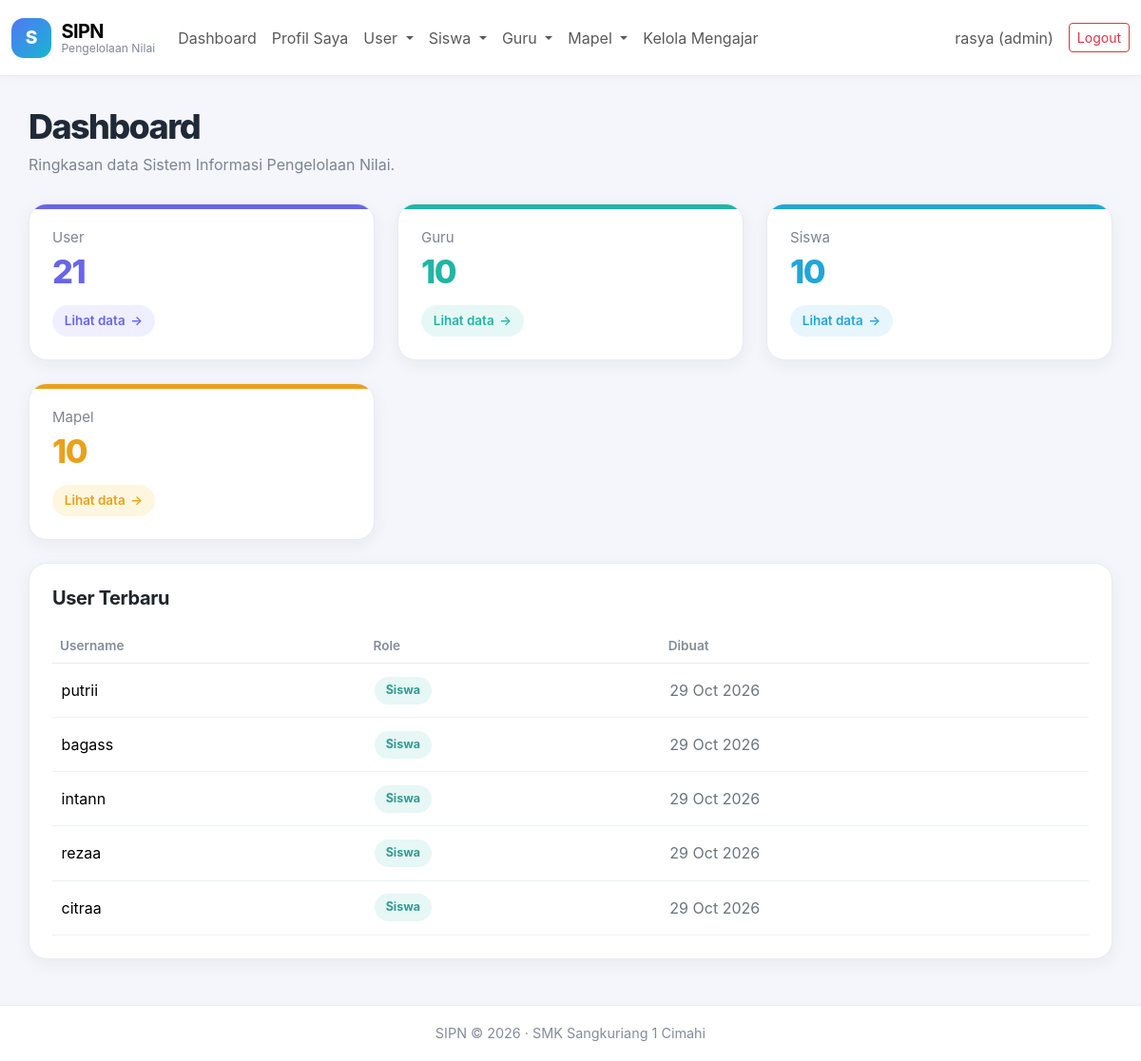
The app's page /dashboard.php (signed in) with its own data.
### tables this page shows
CREATE TABLE `users` (
  `id` int(11) NOT NULL,
  `username` varchar(50) NOT NULL,
  `password` varchar(255) NOT NULL,
  `role` enum('admin','guru','siswa') NOT NULL,
  `created_at` timestamp NOT NULL DEFAULT current_timestamp()
);

### koneksi.php (called while the page is built, shortened)
<?php
function e($teks)
{
    return htmlspecialchars((string)$teks, ENT_QUOTES, 'UTF-8');
}
function siapkan($koneksi, $sql, $types = "", ...$params)
{
    $stmt = mysqli_prepare($koneksi, $sql);
    if (!mysqli_stmt_execute($stmt)) {
        mysqli_stmt_close($stmt);
        return false;
    }
    return $stmt;
}
function ambil_satu($koneksi, $sql, $types = "", ...$params)
{
    $stmt = siapkan($koneksi, $sql, $types, ...$params);
    $hasil = mysqli_stmt_get_result($stmt);
    $data = $hasil ? mysqli_fetch_assoc($hasil) : null;
    return $data;
}
function ambil_semua($koneksi, $sql, $types = "", ...$params)
{
    $stmt = siapkan($koneksi, $sql, $types, ...$params);
    $hasil = mysqli_stmt_get_result($stmt);
    $data = $hasil ? mysqli_fetch_all($hasil, MYSQLI_ASSOC) : [];
    return $data;
}
?>

### dashboard.php (the view, shortened to what this page needs)
<?php
require_once "koneksi.php";
$role = $_SESSION['role'] ?? '';
function total_data($koneksi, $sql, $types = "", ...$params) {
    $row = ambil_satu($koneksi, $sql, $types, ...$params);
    return (int)($row['total'] ?? 0);
}
$jumlah_user = 0;
$jumlah_guru = 0;
$jumlah_siswa = 0;
$jumlah_mapel = 0;
$user_terbaru = [];
if ($role === 'admin') {
    $jumlah_user  = total_data($koneksi, "SELECT COUNT(*) AS total FROM users");
    $jumlah_guru  = total_data($koneksi, "SELECT COUNT(*) AS total FROM guru");
    $jumlah_siswa = total_data($koneksi, "SELECT COUNT(*) AS total FROM siswa");
    $jumlah_mapel = total_data($koneksi, "SELECT COUNT(*) AS total FROM mapel");
    $user_terbaru = ambil_semua($koneksi, "SELECT username, role, created_at FROM users ORDER BY id DESC LIMIT 5");
}
require "navbar.php";
?>
<main class="dashboard-wrap">
    <h1 class="dashboard-heading">Dashboard</h1>
    <p class="dashboard-subtitle">Ringkasan data Sistem Informasi Pengelolaan Nilai.</p>
    <div class="row g-3 g-lg-4 mb-4">
        <?php if ($role === 'admin'): ?>
        <div class="col-6 col-lg-4">
            <div class="card stat-card" style="--accent:#6865ed;--soft:#f0efff">
                <div class="card-body">
                    <div class="stat-label">User</div>
                    <div class="stat-number"><?= $jumlah_user ?></div>
                    <a class="stat-link" href="daftar_user.php">Lihat data <span aria-hidden="true">→</span></a>
                </div>
            </div>
        </div>
        <?php endif; ?>
        <?php if ($role === 'admin'): ?>
        <div class="col-6 col-lg-4">
            <div class="card stat-card" style="--accent:#20b5a5;--soft:#e6f8f5">
                <div class="card-body">
                    <div class="stat-label">Guru</div>
                    <div class="stat-number"><?= $jumlah_guru ?></div>
                    <a class="stat-link" href="daftar_guru.php">Lihat data <span aria-hidden="true">→</span></a>
                </div>
            </div>
        </div>
        <?php endif; ?>
        <?php if ($role === 'admin' || $role === 'guru'): ?>
        <div class="col-6 col-lg-4">
            <div class="card stat-card" style="--accent:#20a6d8;--soft:#e7f6fc">
                <div class="card-body">
                    <div class="stat-label">Siswa</div>
                    <div class="stat-number"><?= $jumlah_siswa ?></div>
                    <a class="stat-link" href="daftar_siswa.php">Lihat data <span aria-hidden="true">→</span></a>
                </div>
            </div>
        </div>
        <?php endif; ?>
        <div class="col-6 col-lg-4">
            <div class="card stat-card" style="--accent:#e9a11b;--soft:#fff6df">
                <div class="card-body">
                    <div class="stat-label"><?= $role === 'guru' ? 'Mapel Diampu' : 'Mapel' ?></div>
                    <div class="stat-number"><?= $jumlah_mapel ?></div>
                    <a class="stat-link" href="<?= $role === 'admin' ? 'mapel.php' : ($role === 'guru' ? 'mapel_guru.php' : 'mapel_siswa.php') ?>">Lihat data <span aria-hidden="true">→</span></a>
                </div>
            </div>
        </div>
    </div>
    <div class="row g-3 g-lg-4">
        <?php if ($role === 'admin'): ?>
        <div class="col-12">
            <section class="card panel-card">
                <div class="card-body">
                    <h2 class="h5 panel-title">User Terbaru</h2>
                    <?php if (!$user_terbaru): ?>
                        <p class="empty-state mb-0">Belum ada data pengguna.</p>
                    <?php else: ?>
                    <div class="table-responsive">
                        <table class="table table-sipn">
                            <thead>
                                <tr>
                                    <th>Username</th>
                                    <th>Role</th>
                                    <th>Dibuat</th>
                                </tr>
                            </thead>
                            <tbody>
                                <?php foreach ($user_terbaru as $user): ?>
                                <tr>
                                    <td><?= e($user['username']) ?></td>
                                    <td><span class="role-pill role-<?= e($user['role']) ?>"><?= e($user['role']) ?></span></td>
                                    <td class="text-secondary"><?= !empty($user['created_at']) ? e(date('d M Y', strtotime($user['created_at']))) : '-' ?></td>
                                </tr>
                                <?php endforeach; ?>
                            </tbody>
                        </table>
                    </div>
                    <?php endif; ?>
                </div>
            </section>
        </div>
        <?php endif; ?>
    </div>
</main>
<?php require "footer.php"; ?>

### sipn.css (style rules this page uses)
:root { --sipn-bg:#f4f6fb;--sipn-ink:#202938;--sipn-muted:#7c8492;--sipn-border:#e8ebf2;--sipn-shadow:0 5px 18px rgba(30,41,59,.055) }
body { background:var(--sipn-bg);color:var(--sipn-ink);font-family:Inter,ui-sans-serif,system-ui,-apple-system,"Segoe UI",sans-serif }
.dashboard-wrap { max-width:1180px;margin:0 auto;padding:2rem 1.25rem 3rem }
.dashboard-heading { font-size:clamp(1.8rem,4vw,2.25rem);font-weight:780;letter-spacing:-.045em;margin:0 0 .35rem }
.dashboard-subtitle { color:var(--sipn-muted);margin-bottom:1.8rem }
.stat-card { position:relative;overflow:hidden;border:1px solid var(--sipn-border);border-radius:19px;background:#fff;box-shadow:var(--sipn-shadow);height:100%;transition:transform .18s ease,box-shadow .18s ease }
.stat-card:before { content:"";position:absolute;inset:0 0 auto;height:5px;background:var(--accent,#6674f5) }
.stat-card .card-body { padding:1.5rem }
.stat-label { font-size:.94rem;color:#7d8491;margin-bottom:.35rem }
.stat-number { font-size:2.15rem;line-height:1.1;font-weight:780;color:var(--accent,#6674f5);letter-spacing:-.04em;margin-bottom:1rem }
.stat-link { display:inline-flex;align-items:center;gap:.35rem;border-radius:999px;padding:.4rem .8rem;font-size:.84rem;text-decoration:none;background:var(--soft,#eef0ff);color:var(--accent,#6674f5);font-weight:600 }
.panel-card { height:100%;border:1px solid var(--sipn-border);border-radius:19px;background:#fff;box-shadow:var(--sipn-shadow) }
.panel-card .card-body { padding:1.5rem }
.panel-title { font-weight:750;letter-spacing:-.02em;margin-bottom:1.25rem }
.table-sipn { margin:0 }
.table-sipn th { font-size:.85rem;font-weight:600;color:#858c99;border-bottom-color:var(--sipn-border);white-space:nowrap }
.table-sipn td { padding:.85rem .6rem;vertical-align:middle;border-bottom-color:#edf0f5 }
.role-pill { display:inline-block;padding:.32rem .72rem;border-radius:999px;font-size:.78rem;font-weight:650;background:#eef0ff;color:#7770db;text-transform:capitalize }
.role-siswa { background:#e6f7f5;color:#329b91 }

### records on screen
users: username "putrii", role "Siswa", created_at "29 Oct 2026"
users: username "bagass", role "Siswa", created_at "29 Oct 2026"
users: username "intann", role "Siswa", created_at "29 Oct 2026"
users: username "rezaa", role "Siswa", created_at "29 Oct 2026"
users: username "citraa", role "Siswa", created_at "29 Oct 2026"

### other values on screen
$nama_nav "rasya"
$role_nav "admin"
$jumlah_user "21"
$jumlah_guru "10"
$jumlah_siswa "10"
$jumlah_mapel "10"
